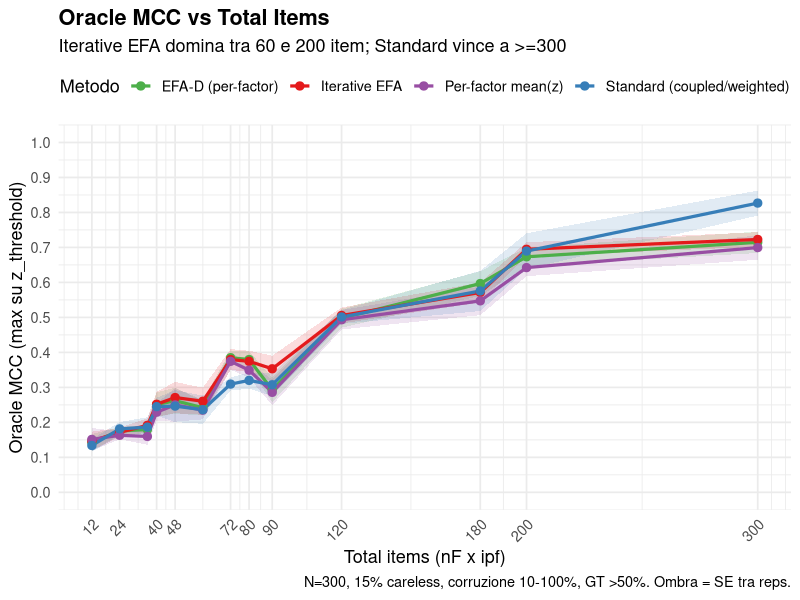
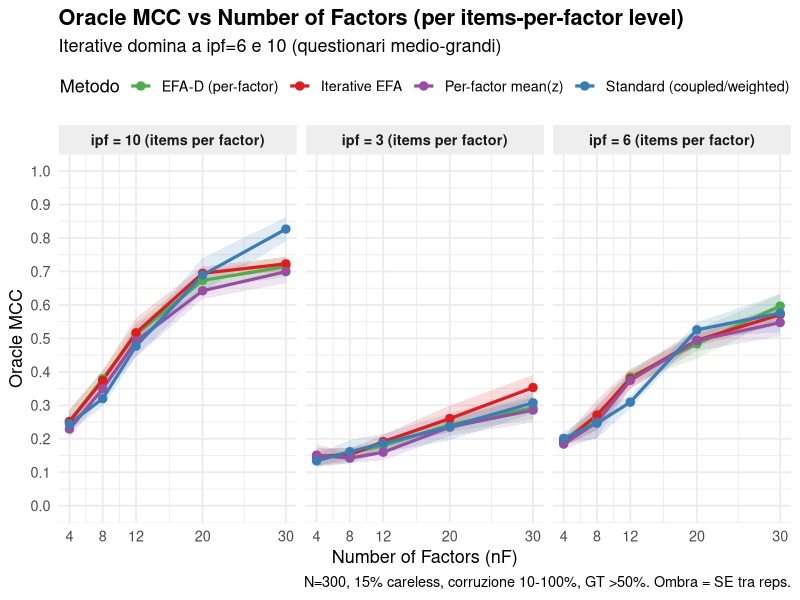
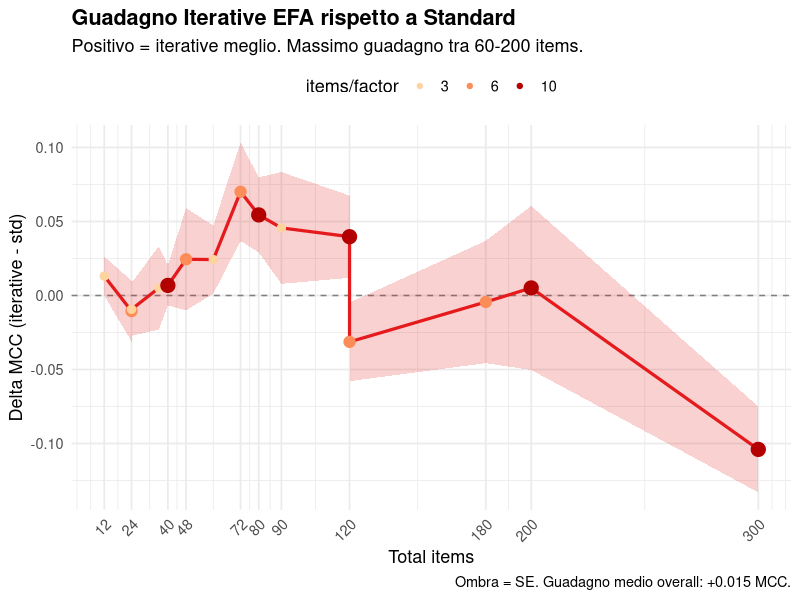

The R script that drew these images, in order:
# Plot_Iterative_Comparison.R
# Confronto iterative vs metodi precedenti
# Due plot: MCC vs total_items e MCC vs nF

suppressPackageStartupMessages({
  library(dplyr)
  library(ggplot2)
  library(tidyr)
})

# Lettura risultati
res <- read.csv("sim_variants_results.csv", stringsAsFactors = FALSE)

# Tieni solo i metodi principali da confrontare
methods_to_plot <- c("std", "efa_d", "iterative", "pf_mean")
method_labels <- c(
  "std" = "Standard (coupled/weighted)",
  "efa_d" = "EFA-D (per-factor)",
  "iterative" = "Iterative EFA",
  "pf_mean" = "Per-factor mean(z)"
)

method_colors <- c(
  "std" = "#377eb8",       # blu
  "efa_d" = "#4daf4a",     # verde
  "iterative" = "#e41a1c", # rosso
  "pf_mean" = "#984ea3"    # viola
)

# Oracle MCC per condizione×rep×metodo (una riga per rep, non per z_threshold)
oracle <- res %>%
  filter(method %in% methods_to_plot) %>%
  group_by(nF, ipf, total_items, rep, method) %>%
  summarise(mcc = max(mcc, na.rm = TRUE), .groups = "drop")

# ============================================================
# PLOT 1 — MCC vs total_items
# ============================================================

summ_items <- oracle %>%
  group_by(total_items, method) %>%
  summarise(
    mean_mcc = mean(mcc, na.rm = TRUE),
    sd_mcc = sd(mcc, na.rm = TRUE),
    n = n(),
    se = sd_mcc / sqrt(n),
    .groups = "drop"
  ) %>%
  mutate(method_label = method_labels[method])

p1 <- ggplot(summ_items, aes(x = total_items, y = mean_mcc,
                              color = method, group = method)) +
  geom_ribbon(aes(ymin = mean_mcc - se, ymax = mean_mcc + se, fill = method),
              alpha = 0.15, color = NA) +
  geom_line(size = 1.1) +
  geom_point(size = 2.5) +
  scale_color_manual(values = method_colors, labels = method_labels,
                     name = "Metodo") +
  scale_fill_manual(values = method_colors, guide = "none") +
  scale_x_continuous(breaks = c(12, 24, 40, 48, 72, 80, 90, 120, 180, 200, 300)) +
  scale_y_continuous(limits = c(0, 1), breaks = seq(0, 1, 0.1)) +
  labs(
    title = "Oracle MCC vs Total Items",
    subtitle = "Iterative EFA domina tra 60 e 200 item; Standard vince a >=300",
    x = "Total items (nF x ipf)",
    y = "Oracle MCC (max su z_threshold)",
    caption = "N=300, 15% careless, corruzione 10-100%, GT >50%. Ombra = SE tra reps."
  ) +
  theme_minimal(base_size = 13) +
  theme(
    legend.position = "top",
    plot.title = element_text(face = "bold"),
    axis.text.x = element_text(angle = 45, hjust = 1)
  )

ggsave("plot_iterative_vs_total_items.png", p1,
       width = 10, height = 6, dpi = 150, bg = "white")
cat("Saved: plot_iterative_vs_total_items.png\n")

# ============================================================
# PLOT 2 — MCC vs nF (facet per ipf)
# ============================================================

summ_nF <- oracle %>%
  group_by(nF, ipf, method) %>%
  summarise(
    mean_mcc = mean(mcc, na.rm = TRUE),
    sd_mcc = sd(mcc, na.rm = TRUE),
    n = n(),
    se = sd_mcc / sqrt(n),
    .groups = "drop"
  ) %>%
  mutate(
    method_label = method_labels[method],
    ipf_label = paste0("ipf = ", ipf, " (items per factor)")
  )

p2 <- ggplot(summ_nF, aes(x = nF, y = mean_mcc,
                           color = method, group = method)) +
  geom_ribbon(aes(ymin = mean_mcc - se, ymax = mean_mcc + se, fill = method),
              alpha = 0.15, color = NA) +
  geom_line(size = 1.1) +
  geom_point(size = 2.5) +
  facet_wrap(~ ipf_label, ncol = 3) +
  scale_color_manual(values = method_colors, labels = method_labels,
                     name = "Metodo") +
  scale_fill_manual(values = method_colors, guide = "none") +
  scale_x_continuous(breaks = c(4, 8, 12, 20, 30)) +
  scale_y_continuous(limits = c(0, 1), breaks = seq(0, 1, 0.1)) +
  labs(
    title = "Oracle MCC vs Number of Factors (per items-per-factor level)",
    subtitle = "Iterative domina a ipf=6 e 10 (questionari medio-grandi)",
    x = "Number of Factors (nF)",
    y = "Oracle MCC",
    caption = "N=300, 15% careless, corruzione 10-100%, GT >50%. Ombra = SE tra reps."
  ) +
  theme_minimal(base_size = 13) +
  theme(
    legend.position = "top",
    plot.title = element_text(face = "bold"),
    strip.background = element_rect(fill = "#EEEEEE", color = NA),
    strip.text = element_text(face = "bold")
  )

ggsave("plot_iterative_vs_nF.png", p2,
       width = 12, height = 6, dpi = 150, bg = "white")
cat("Saved: plot_iterative_vs_nF.png\n")

# ============================================================
# PLOT 3 — Differenza iterative - std (guadagno visivo)
# ============================================================

diff_df <- oracle %>%
  filter(method %in% c("std", "iterative")) %>%
  pivot_wider(names_from = method, values_from = mcc) %>%
  mutate(delta = iterative - std) %>%
  group_by(total_items, nF, ipf) %>%
  summarise(
    mean_delta = mean(delta, na.rm = TRUE),
    se_delta = sd(delta, na.rm = TRUE) / sqrt(n()),
    .groups = "drop"
  )

p3 <- ggplot(diff_df, aes(x = total_items, y = mean_delta)) +
  geom_hline(yintercept = 0, linetype = "dashed", color = "grey50") +
  geom_ribbon(aes(ymin = mean_delta - se_delta, ymax = mean_delta + se_delta),
              fill = "#e41a1c", alpha = 0.2) +
  geom_line(color = "#e41a1c", size = 1.1) +
  geom_point(aes(size = factor(ipf), color = factor(ipf))) +
  scale_color_manual(values = c("3" = "#fdd49e", "6" = "#fc8d59", "10" = "#b30000"),
                     name = "items/factor") +
  scale_size_manual(values = c("3" = 2.5, "6" = 3.5, "10" = 4.5), guide = "none") +
  scale_x_continuous(breaks = c(12, 24, 40, 48, 72, 80, 90, 120, 180, 200, 300)) +
  labs(
    title = "Guadagno Iterative EFA rispetto a Standard",
    subtitle = "Positivo = iterative meglio. Massimo guadagno tra 60-200 items.",
    x = "Total items",
    y = "Delta MCC (iterative - std)",
    caption = "Ombra = SE. Guadagno medio overall: +0.015 MCC."
  ) +
  theme_minimal(base_size = 13) +
  theme(
    legend.position = "top",
    plot.title = element_text(face = "bold"),
    axis.text.x = element_text(angle = 45, hjust = 1)
  )

ggsave("plot_iterative_gain.png", p3,
       width = 10, height = 6, dpi = 150, bg = "white")
cat("Saved: plot_iterative_gain.png\n")

# Stampa tabella riassuntiva
cat("\n=== SUMMARY: Mean MCC by method and items bin ===\n")
oracle %>%
  mutate(bin = cut(total_items,
                   breaks = c(0, 30, 60, 100, 200, 1000),
                   labels = c("<30", "30-60", "60-100", "100-200", ">200"))) %>%
  group_by(bin, method) %>%
  summarise(mcc = round(mean(mcc, na.rm = TRUE), 3), .groups = "drop") %>%
  pivot_wider(names_from = method, values_from = mcc) %>%
  print()

cat("\nDone.\n")
